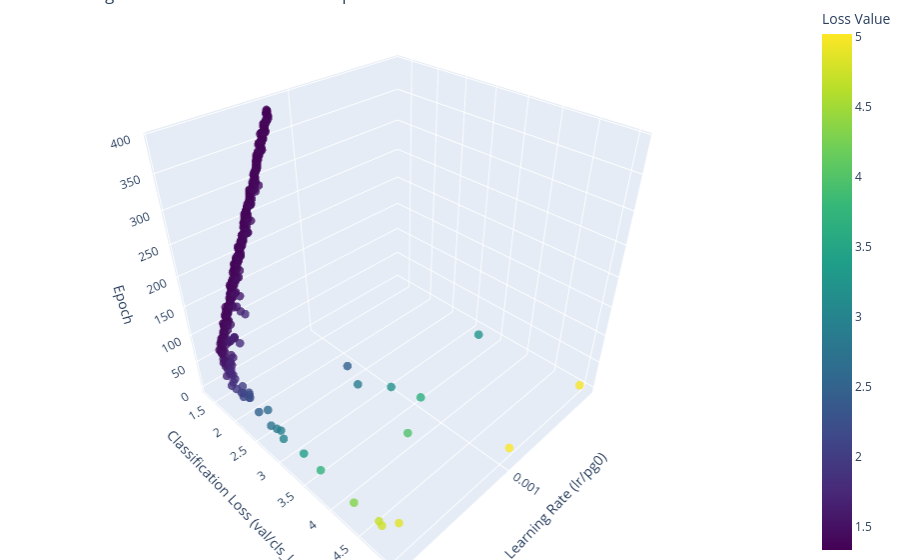

Source (notebook cell):
### Markdown cell above
_**NOTA:** `patience`=100 para EarlyStop_

### Code cell
graph_LrLoss_3D(df)

### Figure 1 — Plotly figure (JSON) as saved in the notebook; plotly's stock layout.template omitted (floating-point values rounded to 4 significant figures; data arrays with more than 128 entries replaced by an {"elided": "..."} marker saying what was removed)
{"data": [{"marker": {"color": {"elided": "390 float values"}, "colorbar": {"title": {"text": "Loss Value"}}, "colorscale": [[0, "#440154"], [0.1111, "#482878"], [0.2222, "#3e4989"], [0.3333, "#31688e"], [0.4444, "#26828e"], [0.5556, "#1f9e89"], [0.6667, "#35b779"], [0.7778, "#6ece58"], [0.8889, "#b5de2b"], [1, "#fde725"]], "opacity": 0.8, "size": 5}, "mode": "markers", "type": "scatter3d", "x": {"elided": "390 float values"}, "y": {"elided": "390 float values"}, "z": {"elided": "390 int values"}}], "layout": {"margin": {"b": 0, "l": 0, "r": 0, "t": 0}, "scene": {"xaxis": {"title": {"text": "Learning Rate (lr/pg0)"}}, "yaxis": {"title": {"text": "Classification Loss (val/cls_loss)"}}, "zaxis": {"title": {"text": "Epoch"}}}, "title": {"text": "Learning Rate vs. Validation Loss vs. Epoch"}}}
